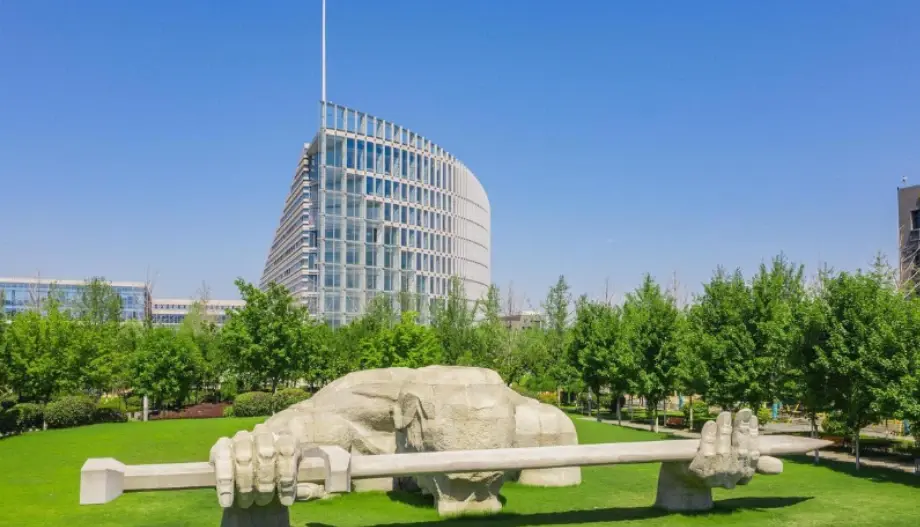
#> input picture py/project/1.png, 920 x 527 px
$ python opencv_tasks.py
#> lines starting #> are read from the running program, lines starting #| are printed output that depends on the picture
import cv2

ori_img=cv2.imread('1.png')
#> ori_img is the input picture: shape (527, 920, 3); mean B, G, R 146.6, 143.7, 114.2
#读取图像

gray_img=cv2.cvtColor(ori_img,cv2.COLOR_BGR2GRAY)
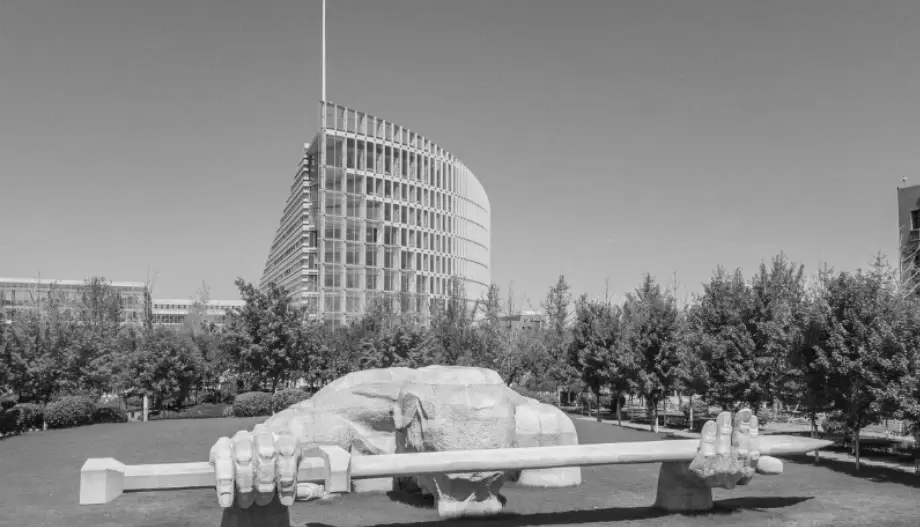
#> gray_img: shape (527, 920); min 2, max 244, mean 135.2


blur_img=cv2.GaussianBlur(ori_img,(11,11),0)
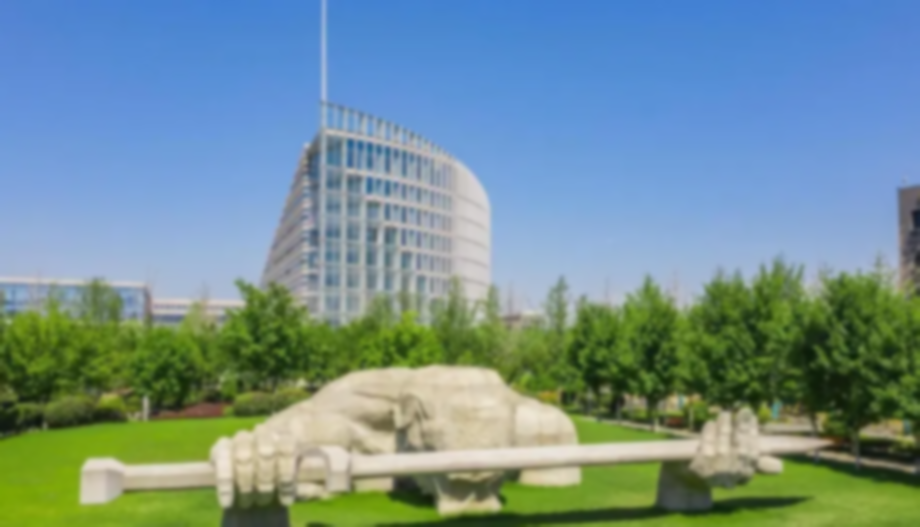
#> blur_img: shape (527, 920, 3); mean B, G, R 146.6, 143.7, 114.2
#应用高斯模糊
#(11,11):卷积核大小(必须为奇数),越大越模糊
#0:标准差(0表示自动计算),越大越模糊

cv2.imshow('image',ori_img)
cv2.imshow('gray_image',gray_img)
cv2.imshow('blur_image',blur_img)
cv2.waitKey(0)
cv2.destroyAllWindows()
